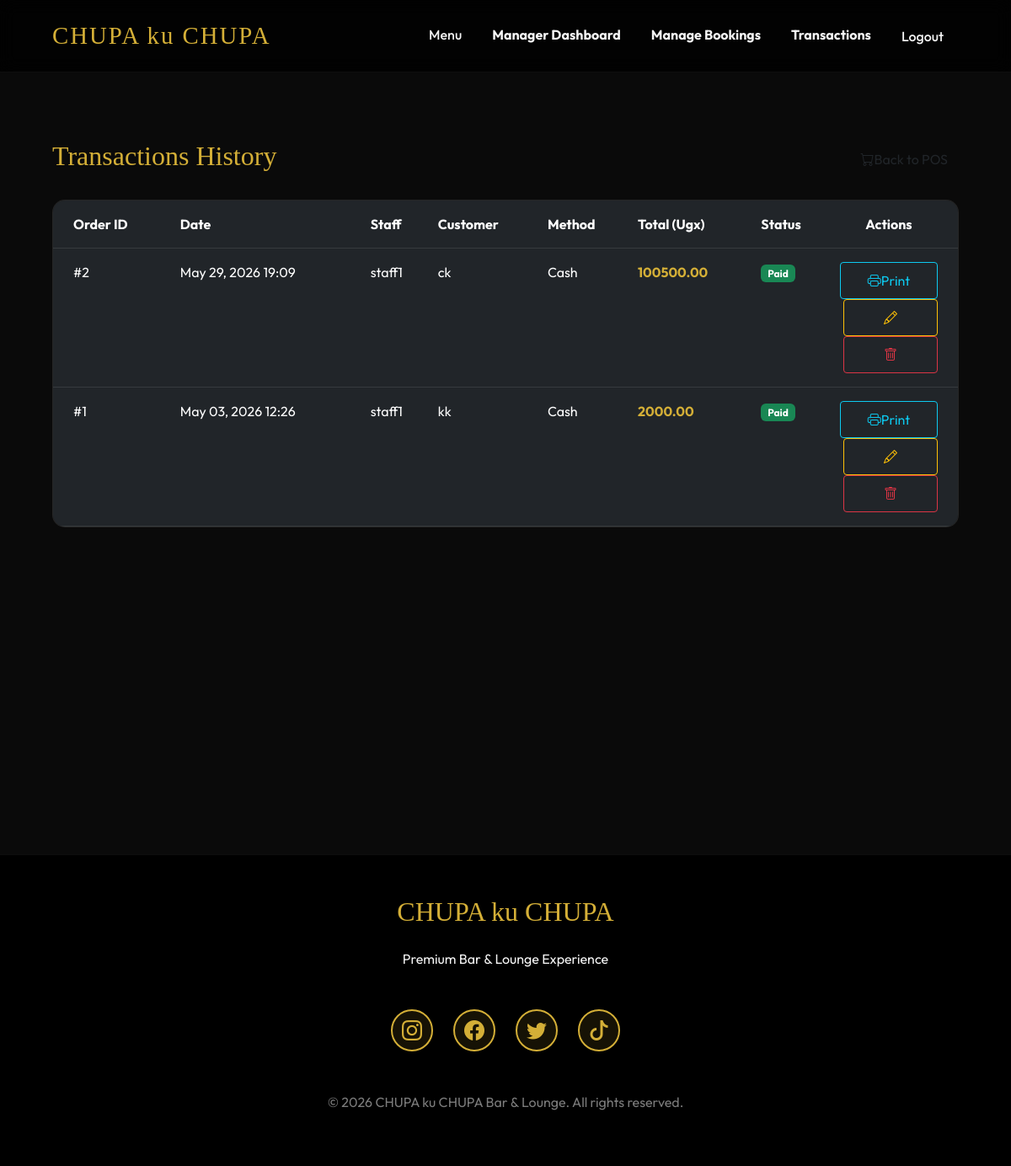
/orders/transactions/ (signed in), run on the app's committed database.
### orders/models.py (models this page shows, shortened)
class Order(models.Model):
    staff_member = models.ForeignKey(settings.AUTH_USER_MODEL, on_delete=models.SET_NULL, null=True, related_name='recorded_orders')
    customer_name = models.CharField(max_length=200, blank=True, null=True)
    total_amount = models.DecimalField(max_digits=12, decimal_places=2, default=0.00)
    created_at = models.DateTimeField(auto_now_add=True)
    is_paid = models.BooleanField(default=False)
    payment_method = models.CharField(max_length=20, choices=[('CASH', 'Cash'), ('MOBILE_MONEY', 'Mobile Money')], default='CASH')
    amount_paid = models.DecimalField(max_digits=12, decimal_places=2, default=0.00)
    transaction_id = models.CharField(max_length=100, blank=True, null=True)
    payment_phone = models.CharField(max_length=20, blank=True, null=True)
    staff_name = models.CharField(max_length=100, blank=True, null=True, verbose_name="Staff Name")

### accounts/models.py (models this page shows, shortened)
class CustomUser(AbstractUser):
    MANAGER = 'MANAGER'
    STAFF = 'STAFF'
    CUSTOMER = 'CUSTOMER'
    ROLE_CHOICES = [
        (MANAGER, 'Manager'),
        (STAFF, 'Staff'),
        (CUSTOMER, 'Customer'),
    ]
    role = models.CharField(max_length=10, choices=ROLE_CHOICES, default=CUSTOMER)
    phone = models.CharField(max_length=15, blank=True, null=True)
    address = models.TextField(blank=True, null=True)

### orders/views.py (the view)
# urls.py: path('transactions/', views.TransactionListView.as_view(), name='transaction_list'),
class TransactionListView(LoginRequiredMixin, StaffRequiredMixin, ListView):
    model = Order
    template_name = 'orders/transaction_list.html'
    context_object_name = 'transactions'
    def get_queryset(self):
        return Order.objects.all().order_by('-created_at')

### orders/views.py (called while the page is built)
    def test_func(self):
        return self.request.user.role in ['STAFF', 'MANAGER']

### templates/orders/transaction_list.html (shortened to what this page needs)
{% extends 'base.html' %}
{% block content %}
<div class="animate-fade">
    <div class="d-flex justify-content-between align-items-center mb-4">
        <h2>Transactions History</h2>
        <a href="{% url 'orders:pos' %}" class="btn btn-outline-gold"><i class="bi bi-cart"></i> Back to POS</a>
    </div>
    <div class="glass-card p-0 overflow-hidden">
        <div class="table-responsive">
            <table class="table table-dark table-hover mb-0">
                <thead>
                    <tr class="border-gold">
                        <th class="ps-4 py-3">Order ID</th>
                        <th class="py-3">Date</th>
                        <th class="py-3">Staff</th>
                        <th class="py-3">Customer</th>
                        <th class="py-3">Method</th>
                        <th class="py-3">Total (Ugx)</th>
                        <th class="py-3">Status</th>
                        <th class="pe-4 text-center py-3">Actions</th>
                    </tr>
                </thead>
                <tbody>
                    {% for txn in transactions %}
                        <tr>
                            <td class="ps-4 py-3">#{{ txn.id }}</td>
                            <td class="py-3">{{ txn.created_at|date:"M d, Y H:i" }}</td>
                            <td class="py-3">{{ txn.staff_member.username }}</td>
                            <td class="py-3">{{ txn.customer_name|default:"-" }}</td>
                            <td class="py-3">
                                {{ txn.get_payment_method_display }}
                            </td>
                            <td class="py-3 fw-bold text-gold">{{ txn.total_amount }}</td>
                            <td class="py-3">
                                {% if txn.is_paid %}
                                    <span class="badge bg-success">Paid</span>
                                {% else %}
                                    <span class="badge bg-danger">Unpaid</span>
                                {% endif %}
                            </td>
                            <td class="pe-4 py-3 text-center">
                                <a href="{% url 'orders:receipt' txn.id %}" class="btn btn-sm btn-outline-info" title="Print Receipt">
                                    <i class="bi bi-printer"></i> Print
                                </a>
                                {% if user.role == 'MANAGER' %}
                                    <a href="{% url 'orders:transaction_edit' txn.id %}" class="btn btn-sm btn-outline-warning ms-1" title="Edit">
                                        <i class="bi bi-pencil"></i>
                                    </a>
                                    <a href="{% url 'orders:transaction_delete' txn.id %}" class="btn btn-sm btn-outline-danger ms-1" title="Delete">
                                        <i class="bi bi-trash"></i>
                                    </a>
                                {% endif %}
                            </td>
                        </tr>
                    {% empty %}
                        <tr>
                            <td colspan="8" class="text-center py-5 text-white-50">No transactions found.</td>
                        </tr>
                    {% endfor %}
                </tbody>
            </table>
        </div>
    </div>
</div>
{% endblock %}

### templates/base.html (style rules this page uses)
:root { --primary-gold: #D4AF37; --dark-bg: #0A0A0A; --card-bg: #1A1A1A; --glass-bg: rgba(255, 255, 255, 0.05); --text-light: #F5F5F5; }
body { background-color: var(--dark-bg); color: var(--text-light); font-family: 'Outfit', sans-serif; overflow-x: hidden; }
h1, h2, h3, .navbar-brand { font-family: 'Playfair Display', serif; color: var(--primary-gold); }
.text-gold { color: var(--primary-gold) !important; }
.glass-card { background: var(--card-bg); border: 1px solid var(--glass-bg); border-radius: 15px; padding: 2rem; transition: transform 0.3s ease; }
.animate-fade { animation: fadeIn 0.8s ease forwards; }
.btn { min-height: 44px; min-width: 44px; display: flex; align-items: center; justify-content: center; font-size: 1rem; }

### data on the page
Order: id "2", created_at "May 29, 2026 19:09", staff_member.username "staff1", customer_name "ck", payment_method "Cash", total_amount "100500.00", is_paid "Paid"
Order: id "1", created_at "May 03, 2026 12:26", staff_member.username "staff1", customer_name "kk", payment_method "Cash", total_amount "2000.00", is_paid "Paid"
